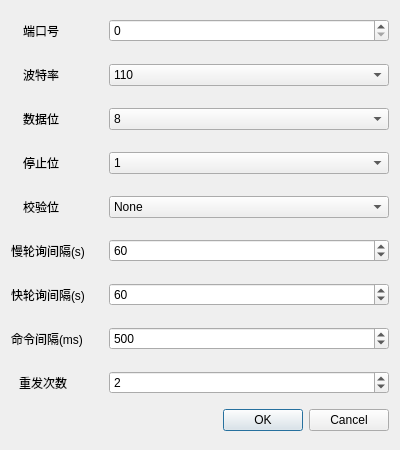
<?xml version="1.0" encoding="UTF-8"?>
<ui version="4.0">
 <class>addUart</class>
 <widget class="QWidget" name="addUart">
  <property name="geometry">
   <rect>
    <x>0</x>
    <y>0</y>
    <width>400</width>
    <height>450</height>
   </rect>
  </property>
  <property name="windowTitle">
   <string>添加串口 </string>
  </property>
  <layout class="QGridLayout" name="gridLayout">
   <item row="0" column="0">
    <layout class="QHBoxLayout" name="horizontalLayout">
     <item>
      <widget class="QLabel" name="label">
       <property name="sizePolicy">
        <sizepolicy hsizetype="Fixed" vsizetype="Fixed">
         <horstretch>0</horstretch>
         <verstretch>0</verstretch>
        </sizepolicy>
       </property>
       <property name="text">
        <string>端口号</string>
       </property>
      </widget>
     </item>
     <item>
      <widget class="QLabel" name="label_13">
       <property name="sizePolicy">
        <sizepolicy hsizetype="Maximum" vsizetype="Preferred">
         <horstretch>0</horstretch>
         <verstretch>0</verstretch>
        </sizepolicy>
       </property>
       <property name="minimumSize">
        <size>
         <width>12</width>
         <height>36</height>
        </size>
       </property>
       <property name="maximumSize">
        <size>
         <width>12</width>
         <height>36</height>
        </size>
       </property>
       <property name="toolTip">
        <string>&lt;html&gt;&lt;head/&gt;&lt;body&gt;&lt;p&gt;实际DTU接入从机设备的端口号。&lt;/p&gt;&lt;/body&gt;&lt;/html&gt;</string>
       </property>
       <property name="toolTipDuration">
        <number>6000000</number>
       </property>
       <property name="styleSheet">
        <string notr="true">QLabel{
	image: url(:/img/tips.png);
}
</string>
       </property>
       <property name="text">
        <string/>
       </property>
      </widget>
     </item>
    </layout>
   </item>
   <item row="0" column="1">
    <widget class="MySpinBox" name="spinBox_port">
     <property name="minimum">
      <number>0</number>
     </property>
     <property name="maximum">
      <number>99</number>
     </property>
     <property name="value">
      <number>0</number>
     </property>
    </widget>
   </item>
   <item row="1" column="0">
    <layout class="QHBoxLayout" name="horizontalLayout_5">
     <item>
      <widget class="QLabel" name="label_2">
       <property name="sizePolicy">
        <sizepolicy hsizetype="Fixed" vsizetype="Fixed">
         <horstretch>0</horstretch>
         <verstretch>0</verstretch>
        </sizepolicy>
       </property>
       <property name="text">
        <string>波特率</string>
       </property>
      </widget>
     </item>
     <item>
      <widget class="QLabel" name="label_14">
       <property name="sizePolicy">
        <sizepolicy hsizetype="Maximum" vsizetype="Preferred">
         <horstretch>0</horstretch>
         <verstretch>0</verstretch>
        </sizepolicy>
       </property>
       <property name="minimumSize">
        <size>
         <width>12</width>
         <height>36</height>
        </size>
       </property>
       <property name="maximumSize">
        <size>
         <width>12</width>
         <height>36</height>
        </size>
       </property>
       <property name="toolTip">
        <string>&lt;html&gt;&lt;head/&gt;&lt;body&gt;&lt;p&gt;表示每秒钟传送的字节的个数，常用有9600, 115200等，需与从机设备相匹配。&lt;/p&gt;&lt;/body&gt;&lt;/html&gt;</string>
       </property>
       <property name="toolTipDuration">
        <number>6000000</number>
       </property>
       <property name="styleSheet">
        <string notr="true">QLabel{
	image: url(:/img/tips.png);
}
</string>
       </property>
       <property name="text">
        <string/>
       </property>
      </widget>
     </item>
    </layout>
   </item>
   <item row="1" column="1">
    <widget class="QComboBox" name="comboBox_baudrate">
     <property name="currentText">
      <string>110</string>
     </property>
     <property name="currentIndex">
      <number>1</number>
     </property>
     <item>
      <property name="text">
       <string>自定义</string>
      </property>
     </item>
     <item>
      <property name="text">
       <string>110</string>
      </property>
     </item>
     <item>
      <property name="text">
       <string>300</string>
      </property>
     </item>
     <item>
      <property name="text">
       <string>600</string>
      </property>
     </item>
     <item>
      <property name="text">
       <string>1200</string>
      </property>
     </item>
     <item>
      <property name="text">
       <string>2400</string>
      </property>
     </item>
     <item>
      <property name="text">
       <string>4800</string>
      </property>
     </item>
     <item>
      <property name="text">
       <string>9600</string>
      </property>
     </item>
     <item>
      <property name="text">
       <string>14400</string>
      </property>
     </item>
     <item>
      <property name="text">
       <string>19200</string>
      </property>
     </item>
     <item>
      <property name="text">
       <string>38400</string>
      </property>
     </item>
     <item>
      <property name="text">
       <string>56000</string>
      </property>
     </item>
     <item>
      <property name="text">
       <string>57600</string>
      </property>
     </item>
     <item>
      <property name="text">
       <string>115200</string>
      </property>
     </item>
     <item>
      <property name="text">
       <string>128000</string>
      </property>
     </item>
     <item>
      <property name="text">
       <string>230400</string>
      </property>
     </item>
     <item>
      <property name="text">
       <string>256000</string>
      </property>
     </item>
     <item>
      <property name="text">
       <string>460800</string>
      </property>
     </item>
     <item>
      <property name="text">
       <string>500000</string>
      </property>
     </item>
     <item>
      <property name="text">
       <string>512000</string>
      </property>
     </item>
     <item>
      <property name="text">
       <string>600000</string>
      </property>
     </item>
     <item>
      <property name="text">
       <string>750000</string>
      </property>
     </item>
     <item>
      <property name="text">
       <string>921600</string>
      </property>
     </item>
     <item>
      <property name="text">
       <string>1000000</string>
      </property>
     </item>
     <item>
      <property name="text">
       <string>1500000</string>
      </property>
     </item>
     <item>
      <property name="text">
       <string>2000000</string>
      </property>
     </item>
    </widget>
   </item>
   <item row="2" column="0">
    <layout class="QHBoxLayout" name="horizontalLayout_6">
     <item>
      <widget class="QLabel" name="label_3">
       <property name="sizePolicy">
        <sizepolicy hsizetype="Fixed" vsizetype="Fixed">
         <horstretch>0</horstretch>
         <verstretch>0</verstretch>
        </sizepolicy>
       </property>
       <property name="text">
        <string>数据位</string>
       </property>
      </widget>
     </item>
     <item>
      <widget class="QLabel" name="label_15">
       <property name="sizePolicy">
        <sizepolicy hsizetype="Maximum" vsizetype="Preferred">
         <horstretch>0</horstretch>
         <verstretch>0</verstretch>
        </sizepolicy>
       </property>
       <property name="minimumSize">
        <size>
         <width>12</width>
         <height>36</height>
        </size>
       </property>
       <property name="maximumSize">
        <size>
         <width>12</width>
         <height>36</height>
        </size>
       </property>
       <property name="toolTip">
        <string>&lt;html&gt;&lt;head/&gt;&lt;body&gt;&lt;p&gt;衡量通信中有效数据的参数，默认为8个，需与从机设备相匹配。&lt;/p&gt;&lt;/body&gt;&lt;/html&gt;</string>
       </property>
       <property name="toolTipDuration">
        <number>6000000</number>
       </property>
       <property name="styleSheet">
        <string notr="true">QLabel{
	image: url(:/img/tips.png);
}
</string>
       </property>
       <property name="text">
        <string/>
       </property>
      </widget>
     </item>
    </layout>
   </item>
   <item row="2" column="1">
    <widget class="QComboBox" name="comboBox_dataBits">
     <property name="currentIndex">
      <number>3</number>
     </property>
     <item>
      <property name="text">
       <string>5</string>
      </property>
     </item>
     <item>
      <property name="text">
       <string>6</string>
      </property>
     </item>
     <item>
      <property name="text">
       <string>7</string>
      </property>
     </item>
     <item>
      <property name="text">
       <string>8</string>
      </property>
     </item>
    </widget>
   </item>
   <item row="3" column="0">
    <layout class="QHBoxLayout" name="horizontalLayout_7">
     <item>
      <widget class="QLabel" name="label_4">
       <property name="sizePolicy">
        <sizepolicy hsizetype="Fixed" vsizetype="Fixed">
         <horstretch>0</horstretch>
         <verstretch>0</verstretch>
        </sizepolicy>
       </property>
       <property name="text">
        <string>停止位</string>
       </property>
      </widget>
     </item>
     <item>
      <widget class="QLabel" name="label_17">
       <property name="sizePolicy">
        <sizepolicy hsizetype="Maximum" vsizetype="Preferred">
         <horstretch>0</horstretch>
         <verstretch>0</verstretch>
        </sizepolicy>
       </property>
       <property name="minimumSize">
        <size>
         <width>12</width>
         <height>36</height>
        </size>
       </property>
       <property name="maximumSize">
        <size>
         <width>12</width>
         <height>36</height>
        </size>
       </property>
       <property name="toolTip">
        <string>&lt;html&gt;&lt;head/&gt;&lt;body&gt;&lt;p&gt;可设置为1位、1.5位或2位，标志着传输一个字符的结束，需与从机设备相匹配。&lt;/p&gt;&lt;/body&gt;&lt;/html&gt;</string>
       </property>
       <property name="toolTipDuration">
        <number>6000000</number>
       </property>
       <property name="styleSheet">
        <string notr="true">QLabel{
	image: url(:/img/tips.png);
}
</string>
       </property>
       <property name="text">
        <string/>
       </property>
      </widget>
     </item>
    </layout>
   </item>
   <item row="3" column="1">
    <widget class="QComboBox" name="comboBox_stopBits">
     <item>
      <property name="text">
       <string>1</string>
      </property>
     </item>
     <item>
      <property name="text">
       <string>1.5</string>
      </property>
     </item>
     <item>
      <property name="text">
       <string>2</string>
      </property>
     </item>
    </widget>
   </item>
   <item row="4" column="0">
    <layout class="QHBoxLayout" name="horizontalLayout_8">
     <item>
      <widget class="QLabel" name="label_5">
       <property name="sizePolicy">
        <sizepolicy hsizetype="Fixed" vsizetype="Fixed">
         <horstretch>0</horstretch>
         <verstretch>0</verstretch>
        </sizepolicy>
       </property>
       <property name="text">
        <string>校验位</string>
       </property>
      </widget>
     </item>
     <item>
      <widget class="QLabel" name="label_16">
       <property name="sizePolicy">
        <sizepolicy hsizetype="Maximum" vsizetype="Preferred">
         <horstretch>0</horstretch>
         <verstretch>0</verstretch>
        </sizepolicy>
       </property>
       <property name="minimumSize">
        <size>
         <width>12</width>
         <height>36</height>
        </size>
       </property>
       <property name="maximumSize">
        <size>
         <width>12</width>
         <height>36</height>
        </size>
       </property>
       <property name="toolTip">
        <string>&lt;html&gt;&lt;head/&gt;&lt;body&gt;&lt;p&gt;分为&amp;quot;None&amp;quot;（无校验）、&amp;quot;Even&amp;quot;（偶校验）、&amp;quot;Odd&amp;quot;（奇校验）、&amp;quot;Mark&amp;quot;（Mark校验）和&amp;quot;Space&amp;quot;（Space校验），默认为&amp;quot;None&amp;quot;，需与从机设备相匹配。&lt;/p&gt;&lt;/body&gt;&lt;/html&gt;</string>
       </property>
       <property name="toolTipDuration">
        <number>6000000</number>
       </property>
       <property name="styleSheet">
        <string notr="true">QLabel{
	image: url(:/img/tips.png);
}
</string>
       </property>
       <property name="text">
        <string/>
       </property>
      </widget>
     </item>
    </layout>
   </item>
   <item row="4" column="1">
    <widget class="QComboBox" name="comboBox_parity">
     <item>
      <property name="text">
       <string>None</string>
      </property>
     </item>
     <item>
      <property name="text">
       <string>Even</string>
      </property>
     </item>
     <item>
      <property name="text">
       <string>Odd</string>
      </property>
     </item>
     <item>
      <property name="text">
       <string>Mark</string>
      </property>
     </item>
     <item>
      <property name="text">
       <string>Space</string>
      </property>
     </item>
    </widget>
   </item>
   <item row="5" column="0">
    <layout class="QHBoxLayout" name="horizontalLayout_2">
     <item>
      <widget class="QLabel" name="label_7">
       <property name="sizePolicy">
        <sizepolicy hsizetype="Fixed" vsizetype="Fixed">
         <horstretch>0</horstretch>
         <verstretch>0</verstretch>
        </sizepolicy>
       </property>
       <property name="text">
        <string>慢轮询间隔(s)</string>
       </property>
      </widget>
     </item>
     <item>
      <widget class="QLabel" name="label_10">
       <property name="sizePolicy">
        <sizepolicy hsizetype="Maximum" vsizetype="Preferred">
         <horstretch>0</horstretch>
         <verstretch>0</verstretch>
        </sizepolicy>
       </property>
       <property name="minimumSize">
        <size>
         <width>12</width>
         <height>36</height>
        </size>
       </property>
       <property name="maximumSize">
        <size>
         <width>12</width>
         <height>36</height>
        </size>
       </property>
       <property name="toolTip">
        <string>&lt;html&gt;&lt;head/&gt;&lt;body&gt;&lt;p&gt;DTU设备向从机设备轮询发送Modbus协议周期。例如每60秒向从机设备读取一次温湿度值。&lt;/p&gt;&lt;/body&gt;&lt;/html&gt;</string>
       </property>
       <property name="toolTipDuration">
        <number>6000000</number>
       </property>
       <property name="styleSheet">
        <string notr="true">QLabel{
	image: url(:/img/tips.png);
}
</string>
       </property>
       <property name="text">
        <string/>
       </property>
      </widget>
     </item>
    </layout>
   </item>
   <item row="5" column="1">
    <widget class="MySpinBox" name="spinBox_slowPollingInterval">
     <property name="minimum">
      <number>1</number>
     </property>
     <property name="maximum">
      <number>1000000000</number>
     </property>
     <property name="value">
      <number>60</number>
     </property>
    </widget>
   </item>
   <item row="6" column="0">
    <layout class="QHBoxLayout" name="horizontalLayout_9">
     <item>
      <widget class="QLabel" name="label_9">
       <property name="sizePolicy">
        <sizepolicy hsizetype="Fixed" vsizetype="Fixed">
         <horstretch>0</horstretch>
         <verstretch>0</verstretch>
        </sizepolicy>
       </property>
       <property name="text">
        <string>快轮询间隔(s)</string>
       </property>
      </widget>
     </item>
     <item>
      <widget class="QLabel" name="label_18">
       <property name="sizePolicy">
        <sizepolicy hsizetype="Maximum" vsizetype="Preferred">
         <horstretch>0</horstretch>
         <verstretch>0</verstretch>
        </sizepolicy>
       </property>
       <property name="minimumSize">
        <size>
         <width>12</width>
         <height>36</height>
        </size>
       </property>
       <property name="maximumSize">
        <size>
         <width>12</width>
         <height>36</height>
        </size>
       </property>
       <property name="toolTip">
        <string>&lt;html&gt;&lt;head/&gt;&lt;body&gt;&lt;p&gt;DTU设备向从机设备轮询发送Modbus协议周期。例如每60秒向从机设备读取一次温湿度值。&lt;/p&gt;&lt;/body&gt;&lt;/html&gt;</string>
       </property>
       <property name="toolTipDuration">
        <number>6000000</number>
       </property>
       <property name="styleSheet">
        <string notr="true">QLabel{
	image: url(:/img/tips.png);
}
</string>
       </property>
       <property name="text">
        <string/>
       </property>
      </widget>
     </item>
    </layout>
   </item>
   <item row="6" column="1">
    <widget class="MySpinBox" name="spinBox_fastPollingInterval">
     <property name="minimum">
      <number>1</number>
     </property>
     <property name="maximum">
      <number>1000000000</number>
     </property>
     <property name="value">
      <number>60</number>
     </property>
    </widget>
   </item>
   <item row="7" column="0">
    <layout class="QHBoxLayout" name="horizontalLayout_3">
     <item>
      <widget class="QLabel" name="label_6">
       <property name="sizePolicy">
        <sizepolicy hsizetype="Fixed" vsizetype="Fixed">
         <horstretch>0</horstretch>
         <verstretch>0</verstretch>
        </sizepolicy>
       </property>
       <property name="text">
        <string>命令间隔(ms)</string>
       </property>
      </widget>
     </item>
     <item>
      <widget class="QLabel" name="label_11">
       <property name="sizePolicy">
        <sizepolicy hsizetype="Maximum" vsizetype="Preferred">
         <horstretch>0</horstretch>
         <verstretch>0</verstretch>
        </sizepolicy>
       </property>
       <property name="minimumSize">
        <size>
         <width>12</width>
         <height>36</height>
        </size>
       </property>
       <property name="maximumSize">
        <size>
         <width>12</width>
         <height>36</height>
        </size>
       </property>
       <property name="toolTip">
        <string>&lt;html&gt;&lt;head/&gt;&lt;body&gt;&lt;p&gt;因可能存在黏包情况，需设置DTU向从机设备发送每条Modbus协议的最小时间间隔。&lt;/p&gt;&lt;/body&gt;&lt;/html&gt;</string>
       </property>
       <property name="toolTipDuration">
        <number>6000000</number>
       </property>
       <property name="styleSheet">
        <string notr="true">QLabel{
	image: url(:/img/tips.png);
}
</string>
       </property>
       <property name="text">
        <string/>
       </property>
      </widget>
     </item>
    </layout>
   </item>
   <item row="7" column="1">
    <widget class="MySpinBox" name="spinBox_cmdInterval">
     <property name="minimum">
      <number>1</number>
     </property>
     <property name="maximum">
      <number>1000000000</number>
     </property>
     <property name="value">
      <number>500</number>
     </property>
    </widget>
   </item>
   <item row="8" column="0">
    <layout class="QHBoxLayout" name="horizontalLayout_4">
     <item>
      <widget class="QLabel" name="label_8">
       <property name="sizePolicy">
        <sizepolicy hsizetype="Fixed" vsizetype="Fixed">
         <horstretch>0</horstretch>
         <verstretch>0</verstretch>
        </sizepolicy>
       </property>
       <property name="text">
        <string>重发次数</string>
       </property>
      </widget>
     </item>
     <item>
      <widget class="QLabel" name="label_12">
       <property name="sizePolicy">
        <sizepolicy hsizetype="Maximum" vsizetype="Preferred">
         <horstretch>0</horstretch>
         <verstretch>0</verstretch>
        </sizepolicy>
       </property>
       <property name="minimumSize">
        <size>
         <width>12</width>
         <height>36</height>
        </size>
       </property>
       <property name="maximumSize">
        <size>
         <width>12</width>
         <height>36</height>
        </size>
       </property>
       <property name="toolTip">
        <string>&lt;html&gt;&lt;head/&gt;&lt;body&gt;&lt;p&gt;当DTU设备发送Modbus协议问询数据帧时，子设备（传感器）端未在命令间隔时间内响应，则DTU会再次重新发送，为 0 时则不重新发送。&lt;/p&gt;&lt;/body&gt;&lt;/html&gt;</string>
       </property>
       <property name="toolTipDuration">
        <number>6000000</number>
       </property>
       <property name="styleSheet">
        <string notr="true">QLabel{
	image: url(:/img/tips.png);
}
</string>
       </property>
       <property name="text">
        <string/>
       </property>
      </widget>
     </item>
    </layout>
   </item>
   <item row="8" column="1">
    <widget class="MySpinBox" name="spinBox_resendCount">
     <property name="maximum">
      <number>9</number>
     </property>
     <property name="value">
      <number>2</number>
     </property>
    </widget>
   </item>
   <item row="9" column="1">
    <widget class="QDialogButtonBox" name="buttonBox">
     <property name="standardButtons">
      <set>QDialogButtonBox::Cancel|QDialogButtonBox::Ok</set>
     </property>
    </widget>
   </item>
  </layout>
 </widget>
 <customwidgets>
  <customwidget>
   <class>MySpinBox</class>
   <extends>QSpinBox</extends>
   <header location="global">myspinbox.h</header>
  </customwidget>
 </customwidgets>
 <resources/>
 <connections/>
</ui>
